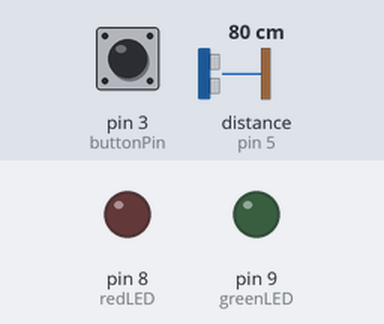
A sketch run on a simulated Arduino Uno, built with avr-gcc and run on an emulated ATmega328P. Shown: output pins drawn as LEDs (lit = HIGH). Wiring (inferred from the names in the program): ultrasonic range finder: trigger pin 4; echo pin 5. Dashed ring = blinking. The inputs (shaded band) are chosen by the test bench; at power-on: distance to the obstacle (sensor on pin 5) 80 cm, pin 3 (buttonPin) HIGH. The echo pulse lasts 58.3 µs per cm; pins used as bus, display or sensor lines are not drawn; what the sketch prints to the serial monitor is not drawn.

Above: at 1.2 s.
1.3 s: distance to the obstacle (sensor on pin 5) set to 22 cm
2.8 s: distance to the obstacle (sensor on pin 5) set to 18 cm
At 3.2 s:
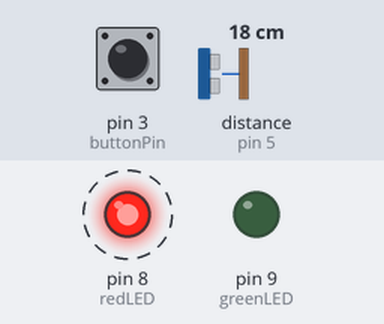
5.8 s: pin 3 (buttonPin) pulled LOW for 0.15 s
At 6.2 s:
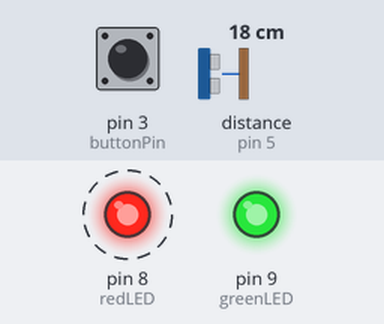
8.8 s: pin 3 (buttonPin) pulled LOW for 1 s
At 9.2 s:
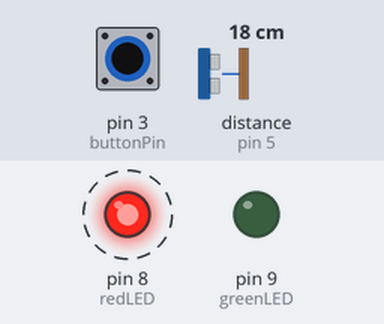
12.3 s: pin 3 (buttonPin) pulled LOW for 3.2 s
At 12.7 s:
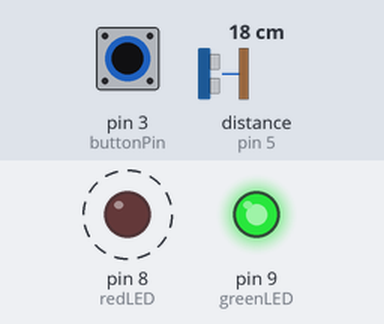
Timing chart, 0 to 18.0 s (numbered marks = the images above; inputs shaded):
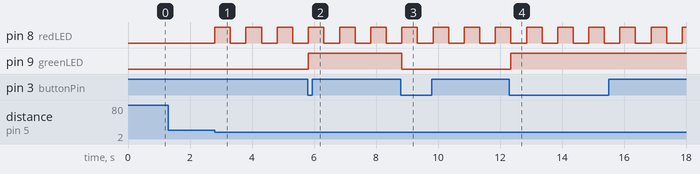

The sketch:

esd4.2c.ino
```cpp
const int buttonPin = 3;
const int trigPin = 4;
const int echoPin = 5;
const int greenLED = 9;
const int redLED = 8;

volatile bool buttonPressed = false;
bool greenState = false;
bool redState = false;

void handleButtonInterrupt() {
  buttonPressed = true;
}

void setup() {
  Serial.begin(9600);

  pinMode(buttonPin, INPUT_PULLUP);
  pinMode(trigPin, OUTPUT);
  pinMode(echoPin, INPUT);
  pinMode(greenLED, OUTPUT);
  pinMode(redLED, OUTPUT);

  attachInterrupt(digitalPinToInterrupt(buttonPin), handleButtonInterrupt, FALLING);
}

void loop() {
  // Handle button press outside interrupt
  if (buttonPressed) {
    buttonPressed = false;
    greenState = !greenState;
    digitalWrite(greenLED, greenState);
    Serial.println("Button pressed: Green LED toggled");
  }

  // Ultrasonic distance check
  digitalWrite(trigPin, LOW);
  delayMicroseconds(2);
  digitalWrite(trigPin, HIGH);
  delayMicroseconds(10);
  digitalWrite(trigPin, LOW);

  long duration = pulseIn(echoPin, HIGH);
  int distance = duration * 0.034 / 2;

  if (distance > 0 && distance < 20) {
    redState = !redState;
    digitalWrite(redLED, redState);
    Serial.print("Distance: ");
    Serial.print(distance);
    Serial.println(" cm → Red LED toggled");
    delay(500); // Prevent rapid toggling
  }
}
```

Measured:
- the behaviour switches between 21 and 20 cm on distance to the obstacle (sensor on pin 5) (found by bisection; images 0 and 1)
- after the input at 1.3 s, every drawn part: stays the same
- after the input at 2.8 s, pin 8 (redLED): alternates HIGH for 0.50 s and LOW for 0.50 s, starting at once
- after the input at 5.8 s, pin 9 (greenLED): LOW → HIGH at once
- after the input at 8.8 s, pin 9 (greenLED): HIGH → LOW at once
- after the input at 12.3 s, pin 9 (greenLED): LOW → HIGH after 0.05 s
